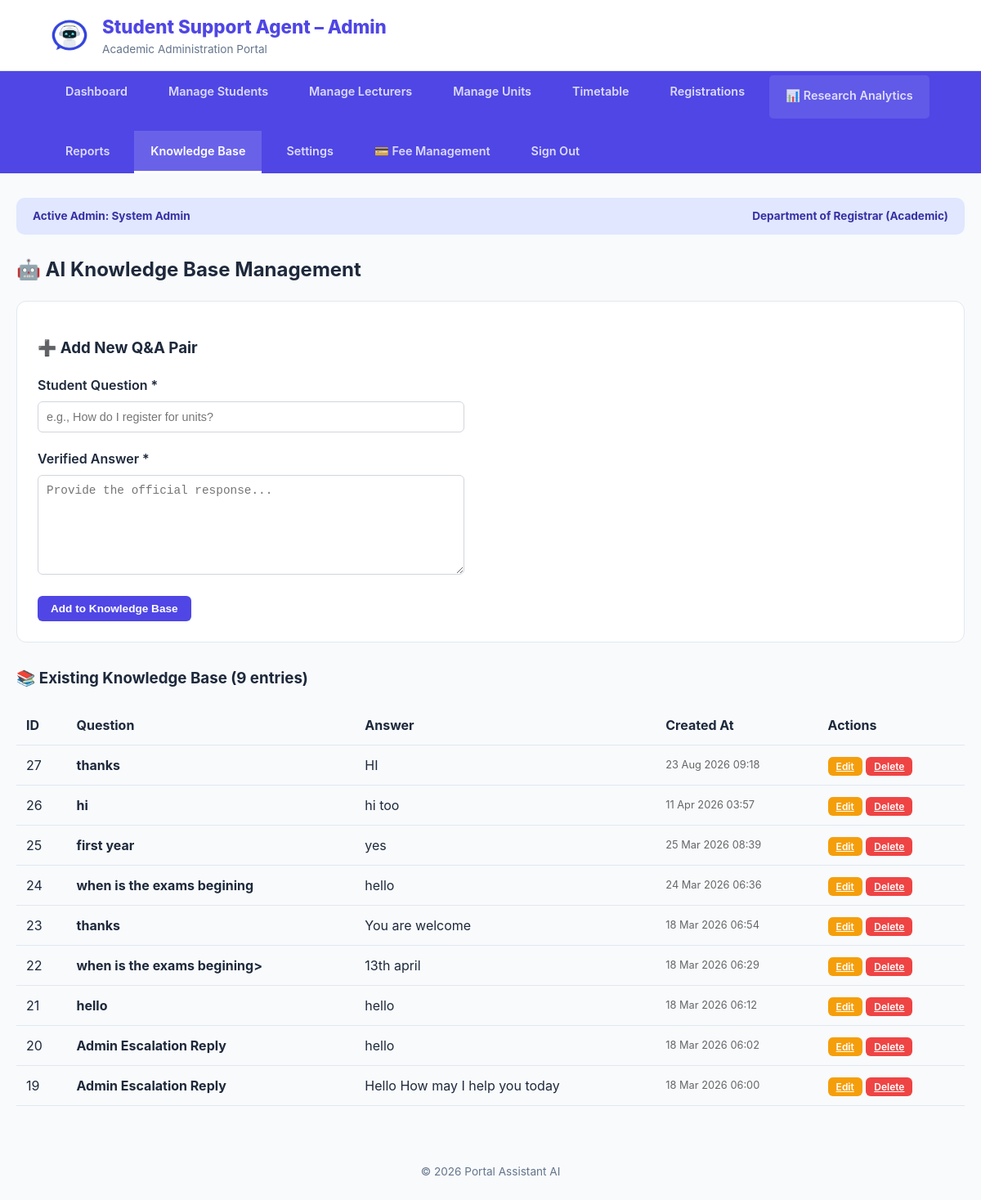
Screenshot of /Admin/Admin-index.php?section=kb (signed in) with the database file from the repository.
### tables this page shows
CREATE TABLE `ai_knowledge_base` (
  `id` int(11) NOT NULL,
  `student_query` text NOT NULL,
  `verified_answer` text NOT NULL,
  `created_at` timestamp NOT NULL DEFAULT current_timestamp()
);

### Admin/manage_knowledge_base.php (the view, shortened to what this page needs)
<?php
$kb_query = "SELECT * FROM ai_knowledge_base ORDER BY id DESC";
$kb_result = mysqli_query($conn, $kb_query);
?>
<h2>🤖 AI Knowledge Base Management</h2>
<div class="section-box">
    <h3>➕ Add New Q&A Pair</h3>
    <form method="POST">
        <div class="form-group">
            <label>Student Question *</label>
            <input type="text" name="question" required placeholder="e.g., How do I register for units?" style="width:100%; padding:10px; border:1px solid #d1d5db; border-radius:6px;">
        </div>
        <div class="form-group">
            <label>Verified Answer *</label>
            <textarea name="answer" required placeholder="Provide the official response..." rows="4" style="width:100%; padding:10px; border:1px solid #d1d5db; border-radius:6px;"></textarea>
        </div>
        <button type="submit" class="btn btn-primary">Add to Knowledge Base</button>
    </form>
</div>
<h3>📚 Existing Knowledge Base (<?php echo mysqli_num_rows($kb_result); ?> entries)</h3>
<?php if (mysqli_num_rows($kb_result) == 0): ?>
    <div class="alert" style="background: #fef3c7; color: #92400e; padding: 15px; border-radius: 8px;">
        No entries in knowledge base yet. Add your first Q&A pair above!
    </div>
<?php else: ?>
    <table class="data-table">
        <thead>
            <tr>
                <th>ID</th>
                <th>Question</th>
                <th>Answer</th>
                <th>Created At</th>
                <th>Actions</th>
            </tr>
        </thead>
        <tbody>
            <?php while($row = mysqli_fetch_assoc($kb_result)): ?>
            <tr>
                <td><?php echo $row['id']; ?></td>
                <td style="max-width: 300px;">
                    <strong><?php echo htmlspecialchars(substr($row['student_query'], 0, 60)); ?></strong>
                </td>
                <td style="max-width: 400px;">
                    <?php echo htmlspecialchars(substr($row['verified_answer'], 0, 100)); ?>
                </td>
                <td style="font-size: 0.8rem; color: #666;">
                    <?php echo date('d M Y H:i', strtotime($row['created_at'])); ?>
                </td>
                <td>
                    <a href="Admin-index.php?section=kb&edit=<?php echo $row['id']; ?>" class="btn btn-warning btn-sm">Edit</a>
                    <a href="Admin-index.php?section=kb&delete=<?php echo $row['id']; ?>" class="btn btn-danger btn-sm" onclick="return confirm('Delete this entry?')">Delete</a>
                </td>
            </tr>
            <?php endwhile; ?>
        </tbody>
    </table>
<?php endif; ?>

### Admin/Admin-index.php (style rules this page uses)
:root { --primary: #4f46e5; --primary-dark: #3730a3; --bg: #f8fafc; --white: #ffffff; --text-main: #1e293b; --text-light: #64748b; --border: #e2e8f0; --accent: #e0e7ff; --success: #10b981; --research: #8b5cf6; --warning: #f59e0b; --danger: #ef4444; }
body { font-family: 'Inter', system-ui, sans-serif; background: var(--bg); color: var(--text-main); margin: 0; line-height: 1.5; }
.section-box { background: var(--white); border-radius: 12px; border: 1px solid var(--border); padding: 25px; margin-bottom: 30px; overflow-x: auto; }
.data-table { width: 100%; border-collapse: collapse; margin-top: 15px; }
.data-table th, .data-table td { padding: 12px; text-align: left; border-bottom: 1px solid var(--border); }
.data-table th { background: var(--bg); font-weight: 700; color: var(--text-main); }
.btn { padding: 8px 16px; border-radius: 6px; border: none; cursor: pointer; font-size: 0.85rem; font-weight: 600; transition: 0.3s; }
.btn-primary { background: var(--primary); color: white; }
.btn-warning { background: var(--warning); color: white; }
.btn-danger { background: var(--danger); color: white; }
.btn-sm { padding: 4px 10px; font-size: 0.75rem; }
.form-group { margin-bottom: 20px; }
.form-group label { display: block; margin-bottom: 8px; font-weight: 600; color: var(--text-main); }
.form-group input, .form-group select, .form-group textarea { width: 100%; max-width: 500px; padding: 10px; border: 1px solid var(--border); border-radius: 6px; font-size: 0.9rem; }
.form-group textarea { min-height: 100px; }

### rows the page displays
ai_knowledge_base: id "27", student_query "thanks", verified_answer "HI", created_at "23 Aug 2026 09:18"
ai_knowledge_base: id "26", student_query "hi", verified_answer "hi too", created_at "11 Apr 2026 03:57"
ai_knowledge_base: id "25", student_query "first year", verified_answer "yes", created_at "25 Mar 2026 08:39"
ai_knowledge_base: id "24", student_query "when is the exams begining", verified_answer "hello", created_at "24 Mar 2026 06:36"
ai_knowledge_base: id "23", student_query "thanks", verified_answer "You are welcome", created_at "18 Mar 2026 06:54"
ai_knowledge_base: id "22", student_query "when is the exams begining>", verified_answer "13th april", created_at "18 Mar 2026 06:29"
ai_knowledge_base: id "21", student_query "hello", verified_answer "hello", created_at "18 Mar 2026 06:12"
ai_knowledge_base: id "20", student_query "Admin Escalation Reply", verified_answer "hello", created_at "18 Mar 2026 06:02"
ai_knowledge_base: id "19", student_query "Admin Escalation Reply", verified_answer "Hello How may I help you today", created_at "18 Mar 2026 06:00"

### other values shown
$admin_name "System Admin"
mysqli_num_rows($kb_result) "9"
